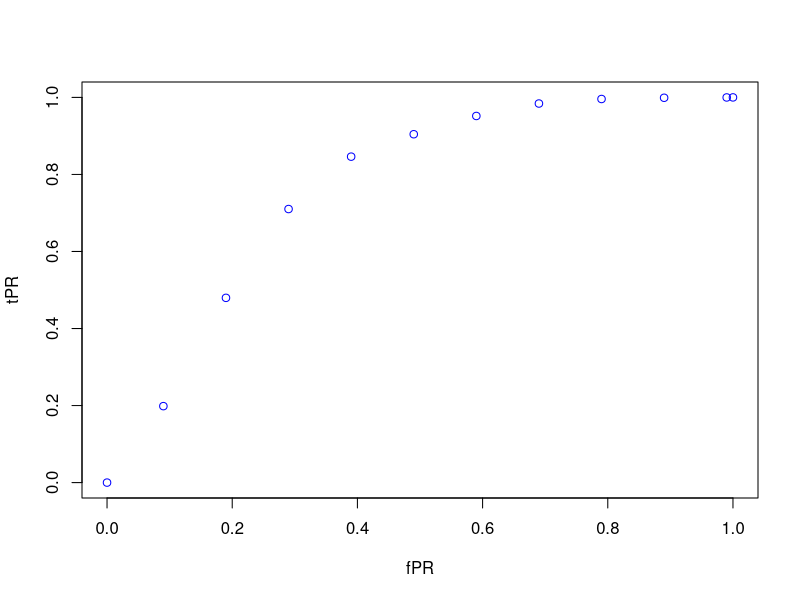
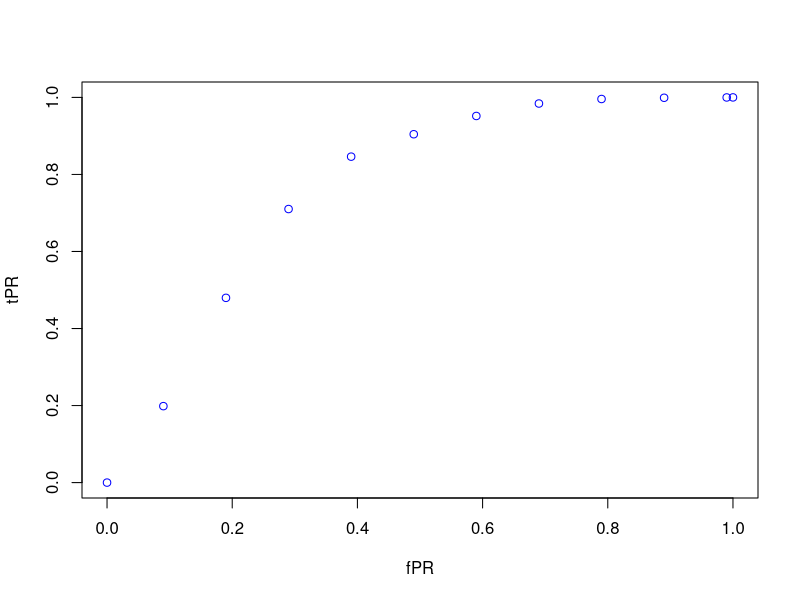

R code for these plots, in order:
library(survival);library(rsample);library(dplyr);library(tibble);library(tidyr)

cul.pop=function(data,N,boot,mixed.pois=1,frailty,predict.time,a1,p=.05){
	# data: the dataset
	# N: total number of observations
	#mixed.pois= 1, fitting frailty marginal recurrent model
	#predict.time: prediction window
	#a1: represents "r" in the Estimatnds
  set.seed(123)
  if(mixed.pois==0){
    fun=function(x,J,alpha,beta){
      exp(-alpha*exp(beta*x)+beta*x*J)*(((alpha)^J)/factorial(J))
    }
  } else {
    fun=function(x,J,alpha,beta){
      Con=gamma(J+frailty^{-1})/gamma(frailty^{-1})
      
      prob=(frailty*alpha*exp(beta*x))^{J}/(1+frailty*alpha*exp(beta*x))^{J+frailty^{-1}}
      
      Con*prob*(1/factorial(J))
    }
  }
  
  
  alpha=0.5
  a1=a1
  
  
  FP=seq(0.01,.99,.1)
  sim=boot
  boot.TCP.a.c.t=boot.FCP.a.c.t=boot.PPV.a.c.t=boot.NPV.a.c.t=matrix(NA,boot,length(FP))
  TCP.a.c.t=FCP.a.c.t=PPV.a.c.t=NPV.a.c.t=matrix(NA,sim,length(FP))
  lower.ci.TCP.a.c.t= lower.ci.FCP.a.c.t=lower.ci.PPV.a.c.t=lower.ci.NPV.a.c.t=matrix(NA,sim,length(FP))
  upper.ci.TCP.a.c.t=upper.ci.FCP.a.c.t=upper.ci.PPV.a.c.t=upper.ci.NPV.a.c.t=matrix(NA,sim,length(FP))
  area.est=matrix(NA,boot,1)
  se.TCP.a.c.t=se.FCP.a.c.t=se.PPV.a.c.t=se.NPV.a.c.t=matrix(NA,sim,length(FP))
  
  
 
  
  ps<-NULL
  simdata.full <-dnase.mod #data_final[[k1]]  
  id1=c()
  for (i in 1:dim(simdata.full)[1]){
    if(simdata.full$start[i]==0 && simdata.full$stop[i]>=predict.time){simdata.full$stop[i]=predict.time;simdata.full$status[i]=0}}
  
  for (i in 1:dim(simdata.full)[1]){
    if(simdata.full$start[i]<predict.time && simdata.full$stop[i]>predict.time){simdata.full$stop[i]=predict.time;simdata.full$status[i]=0}}
  
  simdata.full=simdata.full[simdata.full$stop<=predict.time,]
  print(simdata.full[1:20,])
  N_t=c()
  for(i in (unique(simdata.full$id))){
    N_t=c(N_t,sum(simdata.full$status[simdata.full$id==i]==1))
  }
  N_t <- N_t[!is.na(N_t)]
  
  treat=c()
  for(i in (unique(simdata.full$id))){
    treat=c(treat,unique(simdata.full$trt[simdata.full$id==i]))
  }
 
  
  for(b in 1:boot){
    
    print(b)
    D <- simdata.full %>% nest(-id)
    bs <- bootstraps(D, times = N)
    data1= as.tibble(bs$splits[[1]]) %>% unnest(cols = c(data))
    simdata=dnase.mod#data.frame(data1)
    
    if(mixed.pois==0){
      model.2 = coxph(Surv(start,stop,status) ~ x+cluster(id), method="breslow", data = simdata,timefix = FALSE)
    } else
    {
      model.2 = coxph(Surv(start,stop,status) ~ x+frailty(id), method="breslow", data = simdata,timefix = FALSE)
    }
    
    # Obtain the log of the cumulative baseline hazard function
    
    sfit <- survfit(model.2)
    h <- log(-log(sfit$surv))
    h_time <- approxfun(sfit$time, h, yleft=min(h), yright=max(h))(predict.time) # log(\Lambda_0(predict.time))
    h0_time=exp(h_time)
    
    alpha.hat=h0_time # It estimates alpha*time
    
    N_t=c()
    for(i in (unique(simdata$id))){
      N_t=c(N_t,sum(simdata$status[simdata$id==i]==1))
    }
    N_t <- N_t[!is.na(N_t)]
    print((table(N_t)))
    
    J.rec= c(0:max(((N_t))))
    
    
    #################### START: ESTIMATED VALUE CALCULATION #####################
    
    # Calculation of Total number of events up to time t (end of follow-up)
    mark=c()
    for(i in (unique(simdata$id))){
      mark=c(mark,simdata$x[simdata$id==i][1])
    }
    #quantile(mark,FP,na.rm=TRUE) #for ppv calculation
    cutoff.sam=quantile(unique(simdata$x)[N_t<a1],FP,na.rm=TRUE)
    
    Mat=matrix(NA,length(mark),length(J.rec))
    for(l in 1:length(J.rec)){
      Mat[,l]=fun(mark,J.rec[l],alpha.hat,model.2$coefficients[1])
    }
     model = coxph(Surv(start,stop,status) ~ 1, method="breslow", data = simdata,timefix = FALSE)
    sfit1 <- survfit(model)
    h1 <- log(-log(sfit1$surv))
    h1_time <- approxfun(sfit1$time, h1, yleft=min(h1), yright=max(h1))(predict.time) # log(\Lambda_0(predict.time))
    h01_time=exp(h1_time)
    
    alpha1.hat=h01_time # It estimates alpha*time
    
      Mat1=matrix(NA,length(mark),length(J.rec))
    for(l in 1:length(J.rec)){
      Mat1[,l]=fun(mark,J.rec[l],alpha1.hat,beta=0)
    }
    for(i in 1:length(cutoff.sam)){
      
      #print(i)
      mat.c=data.frame(M.c=as.numeric(mark>cutoff.sam[i]),M.nc=as.numeric(mark<=cutoff.sam[i]))
      
      mat.c.new=data.frame(mat.c,Mat)
      num.tp=sum(mat.c.new$M.c*apply(Mat[,(a1+1):max(J.rec)],1,sum))
      boot.TCP.a.c.t[b,i]=num.tp/sum(apply(Mat[,(a1+1):max(J.rec)],1,sum))
      
      boot.FCP.a.c.t[b,i]=sum(mat.c.new$M.c*apply(Mat[,1:a1],1,sum))/sum(apply(Mat[,1:a1],1,sum))
      #print(sum(apply(Mat[,(a1+1):max(J.rec)],1,sum))/N)
      #boot.PPV.a.c.t[b,i]=num.tp/sum(mat.c.new$M.c)#sum((mat.c.new$M.c)*apply(Mat[,(1):max(J.rec)],1,sum))
      p_Nt=sum(apply(Mat1[,(a1+1):max(J.rec)],1,sum)) # pr(N(t)>a1) marginal event for uninformative marker
      print(p_Nt)
      boot.PPV.a.c.t[b,i]=
        (boot.TCP.a.c.t[b,i]*p_Nt)/(sum(mat.c.new$M.c))#sum((mat.c.new$M.c)*apply(Mat[,(1):max(J.rec)],1,sum))
      
      p_Nt_comp=p_Nt=sum(apply(Mat1[,(1):a1],1,sum))
      boot.NPV.a.c.t[b,i]=((1-boot.FCP.a.c.t[b,i])*(p_Nt_comp))/(sum(mat.c.new$M.nc))
        #sum(mat.c.new$M.nc*apply(Mat[,1:a1],1,sum))/sum(mat.c.new$M.nc)
      
    } # End of i loop
    n0 = length(c(1,1-FP,0))
    fPR=c(1,1-FP,0)
    tPR=c(1,boot.TCP.a.c.t[b,],0)                    #****** Look Carefuly *************
    print(cbind(tPR,fPR))
    plot(fPR,tPR,col="blue")
    dx <- fPR[-n0] - fPR[-1]
    mid.y <- (tPR[-n0] + tPR[-1])/2
    area.est[b,] <- sum(dx * mid.y)
    #print(area.est)
  }# end of boot
  TCP.a.c.t=apply(boot.TCP.a.c.t, 2, mean)
  FCP.a.c.t=apply(boot.FCP.a.c.t, 2, mean)
  PPV.a.c.t=round(apply(boot.PPV.a.c.t, 2, mean),3)
  NPV.a.c.t=round(apply(boot.NPV.a.c.t, 2, mean),3)
  auc.a.c.t=apply(area.est,2,mean)
  se.TCP.a.c.t=apply(boot.TCP.a.c.t, 2, sd)
  se.FCP.a.c.t=apply(boot.FCP.a.c.t, 2, sd)
  se.PPV.a.c.t=round(apply(boot.PPV.a.c.t, 2, sd),3)
  se.NPV.a.c.t=round(apply(boot.NPV.a.c.t, 2, sd),3)
  se.auc.a.c.t=apply(area.est,2,sd)
  
  lower.ci.TCP.a.c.t= apply(boot.TCP.a.c.t, 2, function(x){quantile(x,p,na.rm=T)})
  lower.ci.FCP.a.c.t=apply(boot.FCP.a.c.t, 2, function(x){quantile(x,p,na.rm=T)})
  lower.ci.PPV.a.c.t=apply(boot.PPV.a.c.t, 2, function(x){quantile(x,p,na.rm=T)})
  lower.ci.NPV.a.c.t=apply(boot.NPV.a.c.t, 2, function(x){quantile(x,p,na.rm=T)})
  lower.ci.auc.a.c.t=apply(area.est, 2, function(x){quantile(x,p,na.rm=T)})
  
  upper.ci.TCP.a.c.t= apply(boot.TCP.a.c.t, 2, function(x){quantile(x,1-p,na.rm=T)})
  upper.ci.FCP.a.c.t=apply(boot.FCP.a.c.t, 2, function(x){quantile(x,1-p,na.rm=T)})
  upper.ci.PPV.a.c.t=apply(boot.PPV.a.c.t, 2, function(x){quantile(x,1-p,na.rm=T)})
  upper.ci.NPV.a.c.t=apply(boot.NPV.a.c.t, 2, function(x){quantile(x,1-p,na.rm=T)})
  upper.ci.auc.a.c.t=apply(area.est, 2, function(x){quantile(x,1-p,na.rm=T)})
  
  #} # End of Simulation
  ps=cbind(FPR=FP,TP=TCP.a.c.t,TP.se=se.TCP.a.c.t,FP=FCP.a.c.t,
           FP.se=se.FCP.a.c.t,ppv=PPV.a.c.t,ppv.se=se.PPV.a.c.t,
           npv=NPV.a.c.t,Npv.se=se.NPV.a.c.t,AUC=auc.a.c.t,AUC.se=se.auc.a.c.t)
  CI=cbind(l.TP=lower.ci.TCP.a.c.t, l.FP=lower.ci.FCP.a.c.t,l.PPV=lower.ci.PPV.a.c.t,l.NPV=lower.ci.NPV.a.c.t,l.auc=lower.ci.auc.a.c.t,u.TP=upper.ci.TCP.a.c.t,u.FP=upper.ci.FCP.a.c.t,u.PPV=upper.ci.PPV.a.c.t,u.NPV=upper.ci.NPV.a.c.t,u.auc=upper.ci.auc.a.c.t)
  simulated.out=cbind(ps,CI)
  return(simulated.out)
  
}

# Data Pre-processing
library(survival)
first <- subset(rhDNase, !duplicated(id)) #first row for each subject
dnase <- tmerge(first, first, id=id, tstop=as.numeric(end.dt -entry.dt))

# Subjects whose fu ended during the 6 day window are the reason for
#  this next line
temp.end <- with(rhDNase, pmin(ivstop+6, end.dt-entry.dt))
dnase <- tmerge(dnase, rhDNase, id=id,
                infect=event(ivstart),
                end=  event(temp.end))
# toss out the non-at-risk intervals, and extra variables
#  3 subjects had an event on their last day of fu, infect=1 and end=1


id=dnase$id
inst=dnase$inst
trt=dnase$trt
x=-dnase$fev
start=dnase$tstart
stop=dnase$tstop
status=dnase$infect
dnase.mod=data.frame(id,inst,trt,x,start,stop,status)
head(dnase.mod,n=20)

# application of the function

aaa=cul.pop(data=dnase.mod,N=647,a1=2,boot=2,mixed.pois=1,frailty=0.5,predict.time = 196,p=.025)

aaa
